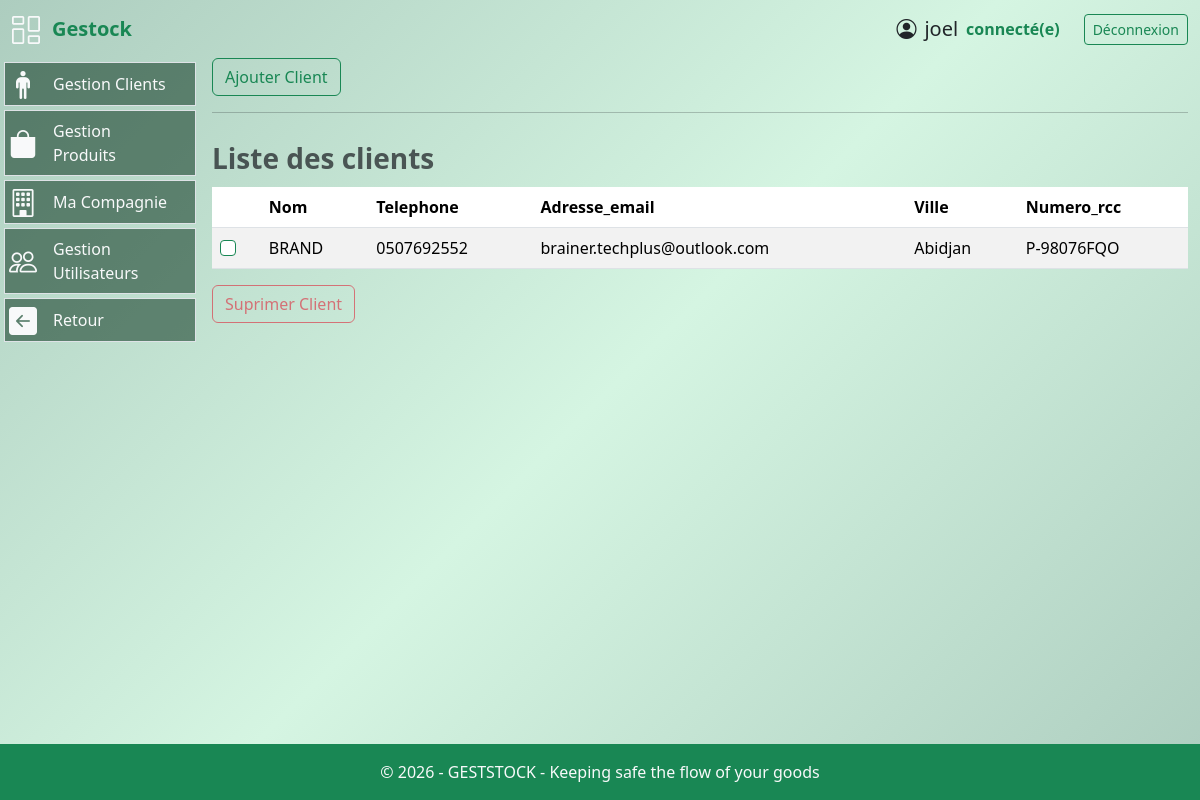
The app's page /gestion_materiel/client (signed in), older data.
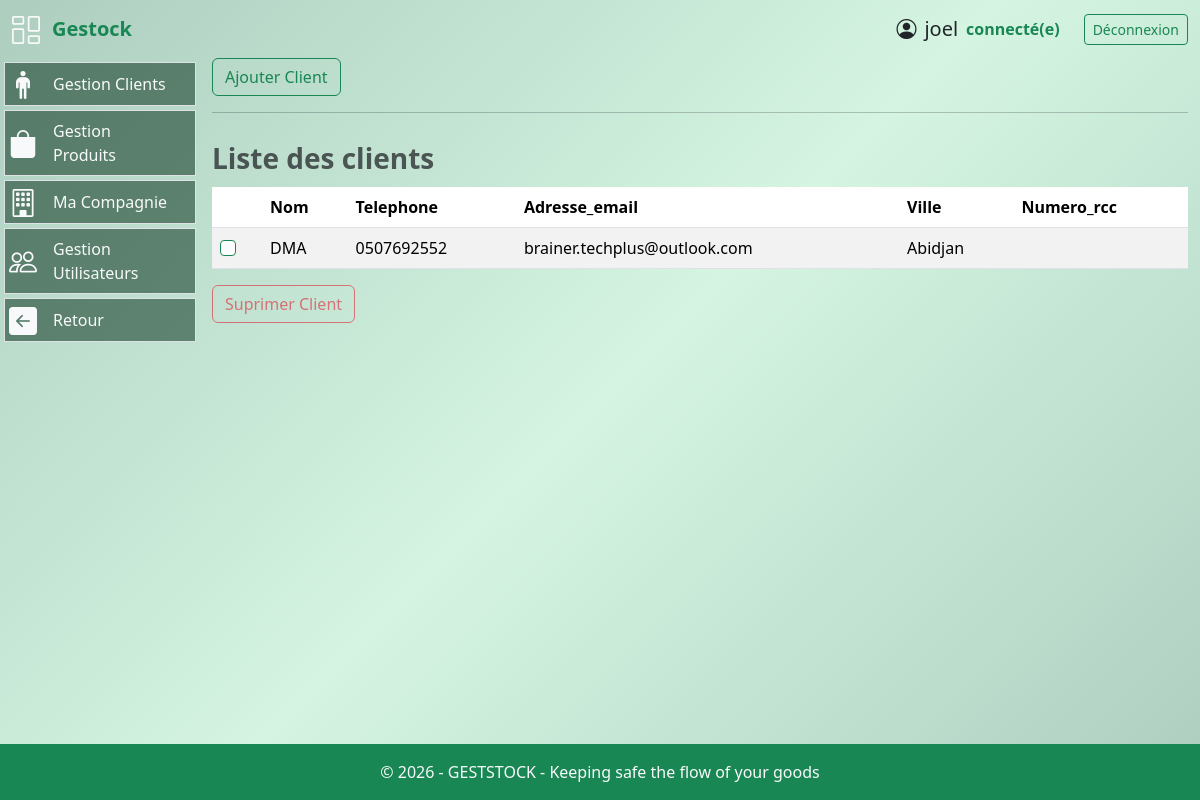
The same page, newer data.
### models.py (models this page shows, shortened)
class Client(db.Model):
    id = db.Column(db.Integer, primary_key=True)
    nom_client = db.Column(db.String(100), nullable=False)
    telephone = db.Column(db.String(30))
    adresse_email = db.Column(db.String(255))
    ville = db.Column(db.String(100))
    numero_rcc = db.Column(db.String(50))

### routes.py (the view, shortened to what this page needs)
@app.route('/gestion_materiel/client', methods=['GET', 'POST'])
@login_required
def client():
  form = ClientForm(csrf_enabled=False)
  clients = Client.query.order_by(Client.nom_client).all()
  return render_template('client.html', form=form, clients=clients)

### forms.py
class ClientForm(FlaskForm):
    nom_client = StringField("Nom client", validators=[DataRequired()])
    telephone = StringField("Telephone", validators=[DataRequired()])
    adresse_email = StringField("Adresse")
    ville = StringField("Ville", validators=[DataRequired()])
    numero_rcc = StringField("RCC")
    submit = SubmitField("Enregistrer")

### routes.py (called while the page is built)
@app.after_request
def disable_cache(response):
    response.headers["Cache-Control"] = "no-store, no-cache, must-revalidate, private"
    response.headers["Pragma"] = "no-cache"
    response.headers["Expires"] = "0"
    return response

@login_manager.user_loader
def load_user(user_id):
    return User.query.get(int(user_id))

@app.context_processor
def utility_processor():
    def is_active(endpoint):
        return request.endpoint == endpoint
    return dict(is_active=is_active)

### templates/client.html (shortened to what this page needs)
{% extends "base.html" %}
{% block content %}
<div class="row">
    <div class="col">
        <a class="btn btn-outline-success" data-bs-toggle="modal"
        data-bs-target="#addclientmodal">Ajouter Client</a>
    </div>
</div>
<hr>
{% if clients %}
      <form action="{{ url_for('delete_clients') }}" method="post">
        <table class="table caption-top table-striped px-1">
          <caption class="fs-3 fw-semibold">
            Liste des clients
        </caption>
      <thead>
        <tr>
          <th scope="col"></th>
          <th scope="col">Nom</th>
          <th scope="col">Telephone</th>
          <th scope="col">Adresse_email</th>
          <th scope="col">Ville</th>
          <th scope="col">Numero_rcc</th>
        </tr>
      </thead>
      <tbody>
        {% for client in clients %}
        <tr class="client-row"
            data-id="{{ client.id }}"
            data-nom="{{ client.nom_client }}"
            data-telephone="{{ client.telephone }}"
            data-adresse="{{ client.adresse_email }}"
            data-ville="{{ client.ville }}"
            data-rcc="{{ client.numero_rcc }}"
            style="cursor:pointer">
          <td>
            <input class="form-check-input border-success client-checkbox"
            name="client_ids"
            type="checkbox" value="{{client.id}}">
          </td>
          <td>{{client.nom_client.upper()}}</td>
          <td>{{client.telephone}}</td>
          <td>{{client.adresse_email}}</td>
          <td>{{client.ville}}</td>
          <td>{{client.numero_rcc}}</td>
        </tr>
        {% endfor %}
      </tbody>
    </table>
    <button type="submit" class="btn btn-outline-danger"
      onclick="return confirm('Voulez-vous supprimer ce ou ces clients ?')">Suprimer Client
    </button>
    </form>
</div>
{% else %}
<div class="alert alert-warning text-center">
        Aucun client enregistré pour le moment.
    </div>
{% endif %}
{% endblock %}

Row changes from the older to the newer data that the page shows:
changed Client "brainer.techplus@outlook.com": nom_client "BRAND" → "DMA"; numero_rcc "P-98076FQO" → (not shown)
